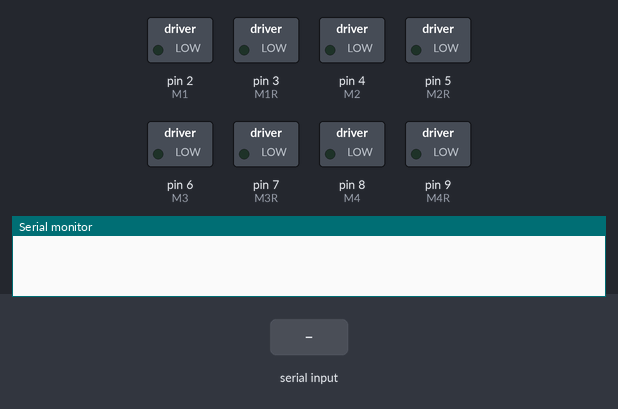
A sketch run on a simulated Arduino Uno, built with avr-gcc and run on an emulated ATmega328P. On the bench: switched loads named in the sketch (green lamp = pin HIGH), the last lines printed to the serial monitor. Inputs (shaded band) come from the test bench.

Above: at 1.2 s.
1.3 s: "F" received over Serial
At 1.6 s:
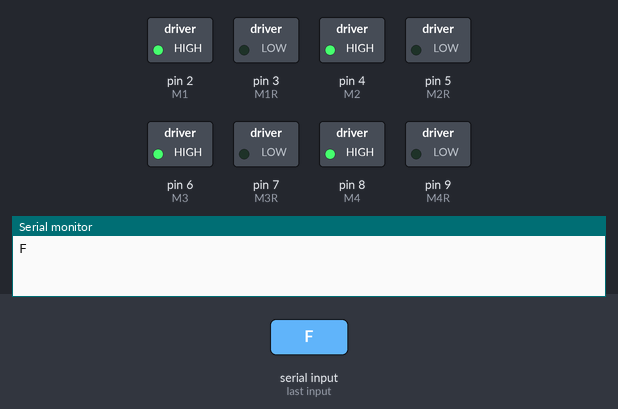
2.8 s: byte 88 ('X') received over Serial
At 4.0 s:
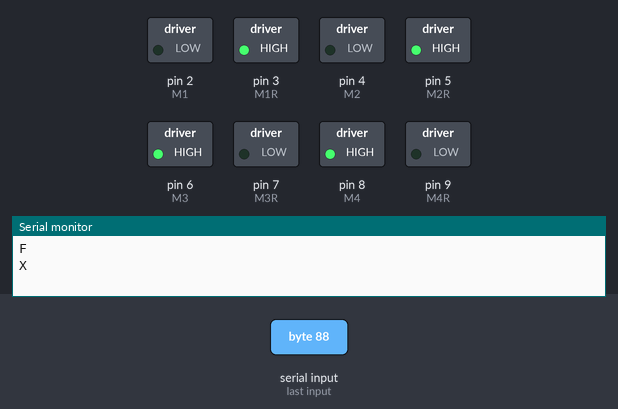
4.3 s: "B" received over Serial
At 5.1 s:
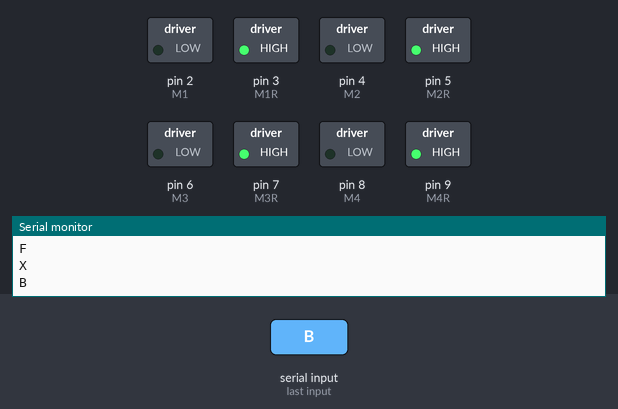
5.8 s: "G" received over Serial
At 6.3 s:
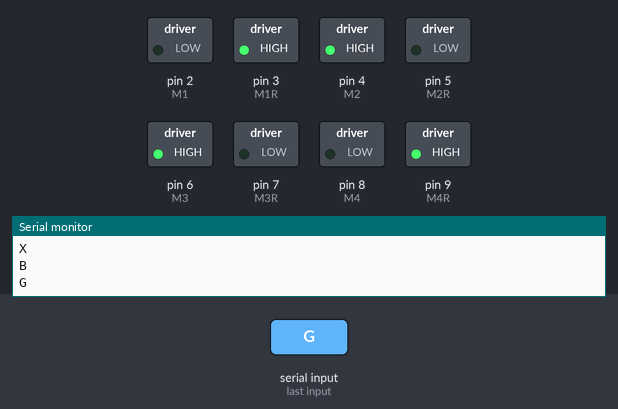
7.3 s: "H" received over Serial
At 8.5 s:
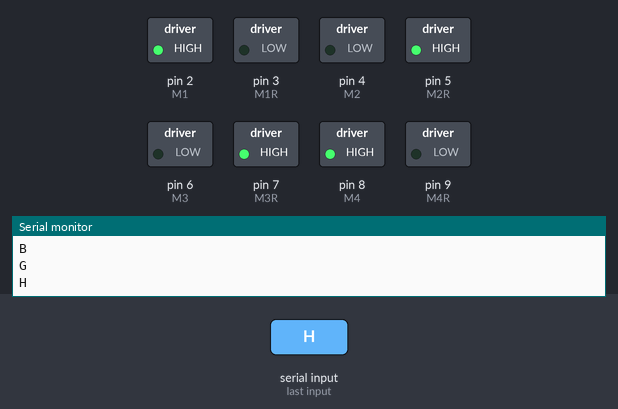
8.8 s: "Z" received over Serial
At 9.8 s:
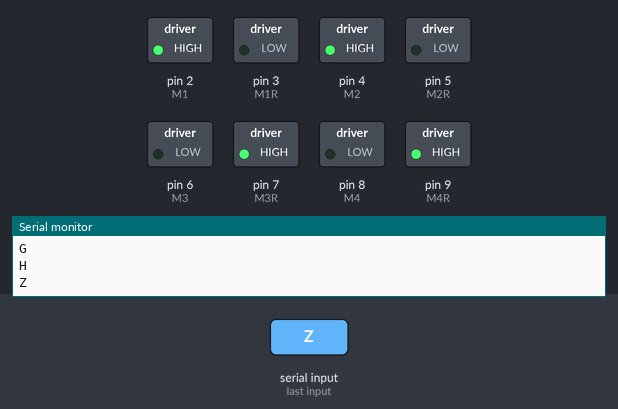
Timing chart, 0 to 11.3 s (numbered marks = the images above; inputs shaded):
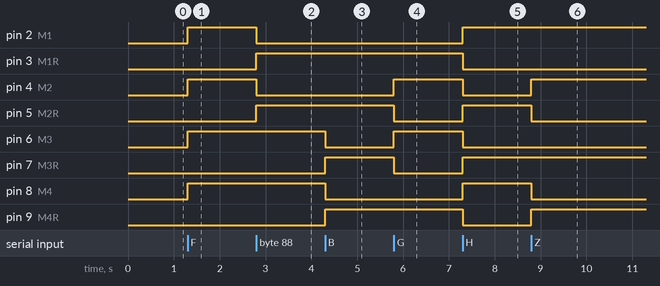

Measured:
- after the input at 1.3 s, pin 2 (M1), pin 4 (M2), pin 6 (M3), pin 8 (M4): LOW → HIGH at once
- after the input at 2.8 s, pin 2 (M1), pin 4 (M2): HIGH → LOW at once; pin 3 (M1R), pin 5 (M2R): LOW → HIGH at once
- after the input at 4.3 s, pin 6 (M3), pin 8 (M4): HIGH → LOW at once; pin 7 (M3R), pin 9 (M4R): LOW → HIGH at once
- after the input at 5.8 s, pin 4 (M2), pin 6 (M3): LOW → HIGH at once; pin 5 (M2R), pin 7 (M3R): HIGH → LOW at once
- after the input at 7.3 s, pin 2 (M1), pin 5 (M2R), pin 7 (M3R), pin 8 (M4): LOW → HIGH at once; pin 3 (M1R), pin 4 (M2), pin 6 (M3), pin 9 (M4R): HIGH → LOW at once
- after the input at 8.8 s, pin 4 (M2), pin 9 (M4R): LOW → HIGH at once; pin 5 (M2R), pin 8 (M4): HIGH → LOW at once

The sketch:

arduino_motor_control.ino
```cpp
char t = 'S';  // Initialize t to the default value

int M1 = 2; // Front Left Motor
int M1R = 3;
int M2 = 4; // Front Right Motor
int M2R = 5;
int M3 = 6; // Back Left Motor
int M3R = 7;
int M4 = 8; // Back Right Motor
int M4R = 9;

void setup() {
  pinMode(M1, OUTPUT);
  pinMode(M1R, OUTPUT);
  pinMode(M2, OUTPUT);
  pinMode(M2R, OUTPUT);
  pinMode(M3, OUTPUT);
  pinMode(M3R, OUTPUT);
  pinMode(M4, OUTPUT);
  pinMode(M4R, OUTPUT);

  Serial.begin(9600);

}

void loop() {
  if (Serial.available() > 0) {
    t = Serial.read();
    Serial.println(t);
  }

  switch (t) {
    case 'F':  // Move forward
      digitalWrite(M1, HIGH);
      digitalWrite(M1R, LOW);
      digitalWrite(M2, HIGH);
      digitalWrite(M2R, LOW);
      digitalWrite(M3, HIGH);
      digitalWrite(M3R, LOW);
      digitalWrite(M4, HIGH);
      digitalWrite(M4R, LOW);
      break;
    case 'B':  // Move backward
      digitalWrite(M1, LOW);
      digitalWrite(M1R, HIGH);
      digitalWrite(M2, LOW);
      digitalWrite(M2R, HIGH);
      digitalWrite(M3, LOW);
      digitalWrite(M3R, HIGH);
      digitalWrite(M4, LOW);
      digitalWrite(M4R, HIGH);
      break;
    case 'G':  // Strafe left
      digitalWrite(M1, LOW);
      digitalWrite(M1R, HIGH);
      digitalWrite(M2, HIGH);
      digitalWrite(M2R, LOW);
      digitalWrite(M3, HIGH);
      digitalWrite(M3R, LOW);
      digitalWrite(M4, LOW);
      digitalWrite(M4R, HIGH);
      break;
    case 'H':  // Strafe right
      digitalWrite(M1, HIGH);
      digitalWrite(M1R, LOW);
      digitalWrite(M2, LOW);
      digitalWrite(M2R, HIGH);
      digitalWrite(M3, LOW);
      digitalWrite(M3R, HIGH);
      digitalWrite(M4, HIGH);
      digitalWrite(M4R, LOW);
      break;
    case 'S':  // Stop all motors
      digitalWrite(M1, LOW);
      digitalWrite(M1R, LOW);
      digitalWrite(M2, LOW);
      digitalWrite(M2R, LOW);
      digitalWrite(M3, LOW);
      digitalWrite(M3R, LOW);
      digitalWrite(M4, LOW);
      digitalWrite(M4R, LOW);
      break;
    case 'I':  // Diagonal forward-right
  digitalWrite(M2, HIGH);
  digitalWrite(M2R, LOW);
  digitalWrite(M3, HIGH);
  digitalWrite(M3R, LOW);
  break;
case 'J':  // Diagonal forward-left
  digitalWrite(M1, HIGH);
  digitalWrite(M1R, LOW);
  digitalWrite(M4, HIGH);
  digitalWrite(M4R, LOW);
  break;
case 'K':  // Diagonal backward-right
  digitalWrite(M2, LOW);
  digitalWrite(M2R, HIGH);
  digitalWrite(M3, LOW);
  digitalWrite(M3R, HIGH);
  break;
case 'M':  // Diagonal backward-left
  digitalWrite(M1, LOW);
  digitalWrite(M1R, HIGH);
  digitalWrite(M4, LOW);
  digitalWrite(M4R, HIGH);
  break;
case 'Z':  // Spin clockwise
  digitalWrite(M1, HIGH);
  digitalWrite(M1R, LOW);
  digitalWrite(M2, HIGH);
  digitalWrite(M2R, LOW);
  digitalWrite(M3, LOW);
  digitalWrite(M3R, HIGH);
  digitalWrite(M4, LOW);
  digitalWrite(M4R, HIGH);
  break;

case 'X':  // Spin counterclockwise
  digitalWrite(M1, LOW);
  digitalWrite(M1R, HIGH);
  digitalWrite(M2, LOW);
  digitalWrite(M2R, HIGH);
  digitalWrite(M3, HIGH);
  digitalWrite(M3R, LOW);
  digitalWrite(M4, HIGH);
  digitalWrite(M4R, LOW);
  break;
  }
}
```
